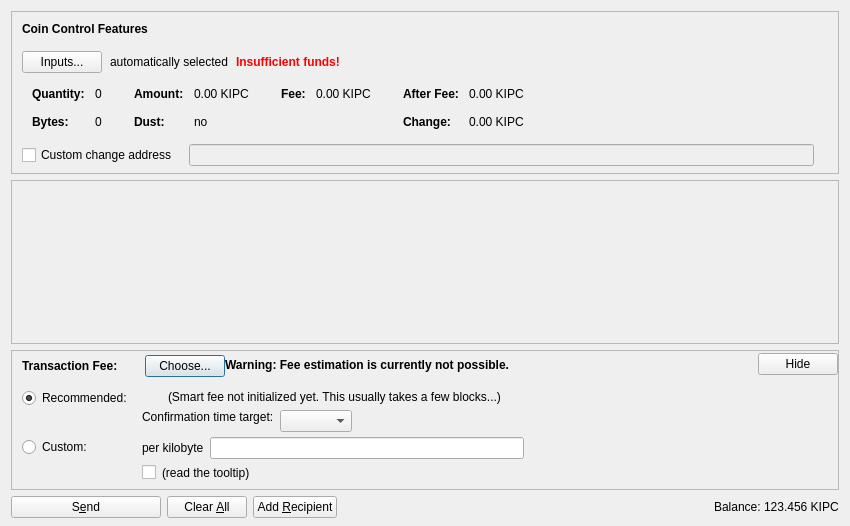
<?xml version="1.0" encoding="UTF-8"?>
<ui version="4.0">
 <class>SendCoinsDialog</class>
 <widget class="QDialog" name="SendCoinsDialog">
  <property name="geometry">
   <rect>
    <x>0</x>
    <y>0</y>
    <width>850</width>
    <height>526</height>
   </rect>
  </property>
  <property name="windowTitle">
   <string>Send Coins</string>
  </property>
  <layout class="QVBoxLayout" name="verticalLayout" stretch="0,1,0,0">
   <property name="bottomMargin">
    <number>8</number>
   </property>
   <item>
    <widget class="QFrame" name="frameCoinControl">
     <property name="sizePolicy">
      <sizepolicy hsizetype="Expanding" vsizetype="Expanding">
       <horstretch>0</horstretch>
       <verstretch>0</verstretch>
      </sizepolicy>
     </property>
     <property name="maximumSize">
      <size>
       <width>16777215</width>
       <height>16777215</height>
      </size>
     </property>
     <property name="frameShape">
      <enum>QFrame::StyledPanel</enum>
     </property>
     <property name="frameShadow">
      <enum>QFrame::Sunken</enum>
     </property>
     <layout class="QVBoxLayout" name="verticalLayoutCoinControl2">
      <property name="spacing">
       <number>0</number>
      </property>
      <property name="leftMargin">
       <number>0</number>
      </property>
      <property name="topMargin">
       <number>0</number>
      </property>
      <property name="rightMargin">
       <number>0</number>
      </property>
      <property name="bottomMargin">
       <number>6</number>
      </property>
      <item>
       <layout class="QVBoxLayout" name="verticalLayoutCoinControl" stretch="0,0,0,0,1">
        <property name="spacing">
         <number>0</number>
        </property>
        <property name="leftMargin">
         <number>10</number>
        </property>
        <property name="topMargin">
         <number>10</number>
        </property>
        <item>
         <layout class="QHBoxLayout" name="horizontalLayoutCoinControl1">
          <property name="bottomMargin">
           <number>15</number>
          </property>
          <item>
           <widget class="QLabel" name="labelCoinControlFeatures">
            <property name="sizePolicy">
             <sizepolicy hsizetype="Preferred" vsizetype="Maximum">
              <horstretch>0</horstretch>
              <verstretch>0</verstretch>
             </sizepolicy>
            </property>
            <property name="font">
             <font>
              <weight>75</weight>
              <bold>true</bold>
             </font>
            </property>
            <property name="styleSheet">
             <string notr="true">font-weight:bold;</string>
            </property>
            <property name="text">
             <string>Coin Control Features</string>
            </property>
           </widget>
          </item>
         </layout>
        </item>
        <item>
         <layout class="QHBoxLayout" name="horizontalLayoutCoinControl2" stretch="0,0,0,0">
          <property name="spacing">
           <number>8</number>
          </property>
          <property name="bottomMargin">
           <number>10</number>
          </property>
          <item>
           <widget class="QPushButton" name="pushButtonCoinControl">
            <property name="styleSheet">
             <string notr="true"/>
            </property>
            <property name="text">
             <string>Inputs...</string>
            </property>
            <property name="autoDefault">
             <bool>false</bool>
            </property>
           </widget>
          </item>
          <item>
           <widget class="QLabel" name="labelCoinControlAutomaticallySelected">
            <property name="text">
             <string>automatically selected</string>
            </property>
            <property name="margin">
             <number>5</number>
            </property>
           </widget>
          </item>
          <item>
           <widget class="QLabel" name="labelCoinControlInsuffFunds">
            <property name="font">
             <font>
              <weight>75</weight>
              <bold>true</bold>
             </font>
            </property>
            <property name="styleSheet">
             <string notr="true">color:red;font-weight:bold;</string>
            </property>
            <property name="text">
             <string>Insufficient funds!</string>
            </property>
            <property name="margin">
             <number>5</number>
            </property>
           </widget>
          </item>
          <item>
           <spacer name="horizontalSpacerCoinControl">
            <property name="orientation">
             <enum>Qt::Horizontal</enum>
            </property>
            <property name="sizeHint" stdset="0">
             <size>
              <width>40</width>
              <height>1</height>
             </size>
            </property>
           </spacer>
          </item>
         </layout>
        </item>
        <item>
         <widget class="QWidget" name="widgetCoinControl" native="true">
          <property name="sizePolicy">
           <sizepolicy hsizetype="Preferred" vsizetype="Preferred">
            <horstretch>0</horstretch>
            <verstretch>0</verstretch>
           </sizepolicy>
          </property>
          <property name="minimumSize">
           <size>
            <width>0</width>
            <height>0</height>
           </size>
          </property>
          <property name="styleSheet">
           <string notr="true"/>
          </property>
          <layout class="QHBoxLayout" name="horizontalLayoutCoinControl5">
           <property name="leftMargin">
            <number>0</number>
           </property>
           <property name="topMargin">
            <number>0</number>
           </property>
           <property name="rightMargin">
            <number>0</number>
           </property>
           <property name="bottomMargin">
            <number>0</number>
           </property>
           <item>
            <layout class="QHBoxLayout" name="horizontalLayoutCoinControl3" stretch="0,0,0,1">
             <property name="spacing">
              <number>20</number>
             </property>
             <property name="topMargin">
              <number>0</number>
             </property>
             <property name="bottomMargin">
              <number>10</number>
             </property>
             <item>
              <layout class="QFormLayout" name="formLayoutCoinControl1">
               <property name="horizontalSpacing">
                <number>10</number>
               </property>
               <property name="verticalSpacing">
                <number>14</number>
               </property>
               <property name="leftMargin">
                <number>10</number>
               </property>
               <property name="topMargin">
                <number>4</number>
               </property>
               <property name="rightMargin">
                <number>6</number>
               </property>
               <item row="0" column="0">
                <widget class="QLabel" name="labelCoinControlQuantityText">
                 <property name="font">
                  <font>
                   <weight>75</weight>
                   <bold>true</bold>
                  </font>
                 </property>
                 <property name="text">
                  <string>Quantity:</string>
                 </property>
                 <property name="margin">
                  <number>0</number>
                 </property>
                </widget>
               </item>
               <item row="0" column="1">
                <widget class="QLabel" name="labelCoinControlQuantity">
                 <property name="cursor">
                  <cursorShape>IBeamCursor</cursorShape>
                 </property>
                 <property name="contextMenuPolicy">
                  <enum>Qt::ActionsContextMenu</enum>
                 </property>
                 <property name="text">
                  <string notr="true">0</string>
                 </property>
                 <property name="margin">
                  <number>0</number>
                 </property>
                 <property name="textInteractionFlags">
                  <set>Qt::LinksAccessibleByMouse|Qt::TextSelectableByKeyboard|Qt::TextSelectableByMouse</set>
                 </property>
                </widget>
               </item>
               <item row="1" column="0">
                <widget class="QLabel" name="labelCoinControlBytesText">
                 <property name="font">
                  <font>
                   <weight>75</weight>
                   <bold>true</bold>
                  </font>
                 </property>
                 <property name="text">
                  <string>Bytes:</string>
                 </property>
                </widget>
               </item>
               <item row="1" column="1">
                <widget class="QLabel" name="labelCoinControlBytes">
                 <property name="cursor">
                  <cursorShape>IBeamCursor</cursorShape>
                 </property>
                 <property name="contextMenuPolicy">
                  <enum>Qt::ActionsContextMenu</enum>
                 </property>
                 <property name="text">
                  <string notr="true">0</string>
                 </property>
                 <property name="textInteractionFlags">
                  <set>Qt::LinksAccessibleByMouse|Qt::TextSelectableByKeyboard|Qt::TextSelectableByMouse</set>
                 </property>
                </widget>
               </item>
              </layout>
             </item>
             <item>
              <layout class="QFormLayout" name="formLayoutCoinControl2">
               <property name="horizontalSpacing">
                <number>10</number>
               </property>
               <property name="verticalSpacing">
                <number>14</number>
               </property>
               <property name="leftMargin">
                <number>6</number>
               </property>
               <property name="topMargin">
                <number>4</number>
               </property>
               <property name="rightMargin">
                <number>6</number>
               </property>
               <item row="0" column="0">
                <widget class="QLabel" name="labelCoinControlAmountText">
                 <property name="font">
                  <font>
                   <weight>75</weight>
                   <bold>true</bold>
                  </font>
                 </property>
                 <property name="text">
                  <string>Amount:</string>
                 </property>
                 <property name="margin">
                  <number>0</number>
                 </property>
                </widget>
               </item>
               <item row="0" column="1">
                <widget class="QLabel" name="labelCoinControlAmount">
                 <property name="cursor">
                  <cursorShape>IBeamCursor</cursorShape>
                 </property>
                 <property name="contextMenuPolicy">
                  <enum>Qt::ActionsContextMenu</enum>
                 </property>
                 <property name="text">
                  <string notr="true">0.00 KIPC</string>
                 </property>
                 <property name="textInteractionFlags">
                  <set>Qt::LinksAccessibleByMouse|Qt::TextSelectableByKeyboard|Qt::TextSelectableByMouse</set>
                 </property>
                </widget>
               </item>
               <item row="1" column="0">
                <widget class="QLabel" name="labelCoinControlLowOutputText">
                 <property name="font">
                  <font>
                   <weight>75</weight>
                   <bold>true</bold>
                  </font>
                 </property>
                 <property name="text">
                  <string>Dust:</string>
                 </property>
                </widget>
               </item>
               <item row="1" column="1">
                <widget class="QLabel" name="labelCoinControlLowOutput">
                 <property name="cursor">
                  <cursorShape>IBeamCursor</cursorShape>
                 </property>
                 <property name="contextMenuPolicy">
                  <enum>Qt::ActionsContextMenu</enum>
                 </property>
                 <property name="text">
                  <string notr="true">no</string>
                 </property>
                 <property name="textInteractionFlags">
                  <set>Qt::LinksAccessibleByMouse|Qt::TextSelectableByKeyboard|Qt::TextSelectableByMouse</set>
                 </property>
                </widget>
               </item>
              </layout>
             </item>
             <item>
              <layout class="QFormLayout" name="formLayoutCoinControl3">
               <property name="horizontalSpacing">
                <number>10</number>
               </property>
               <property name="verticalSpacing">
                <number>14</number>
               </property>
               <property name="leftMargin">
                <number>6</number>
               </property>
               <property name="topMargin">
                <number>4</number>
               </property>
               <property name="rightMargin">
                <number>6</number>
               </property>
               <item row="0" column="0">
                <widget class="QLabel" name="labelCoinControlFeeText">
                 <property name="font">
                  <font>
                   <weight>75</weight>
                   <bold>true</bold>
                  </font>
                 </property>
                 <property name="text">
                  <string>Fee:</string>
                 </property>
                 <property name="margin">
                  <number>0</number>
                 </property>
                </widget>
               </item>
               <item row="0" column="1">
                <widget class="QLabel" name="labelCoinControlFee">
                 <property name="cursor">
                  <cursorShape>IBeamCursor</cursorShape>
                 </property>
                 <property name="contextMenuPolicy">
                  <enum>Qt::ActionsContextMenu</enum>
                 </property>
                 <property name="text">
                  <string notr="true">0.00 KIPC</string>
                 </property>
                 <property name="textInteractionFlags">
                  <set>Qt::LinksAccessibleByMouse|Qt::TextSelectableByKeyboard|Qt::TextSelectableByMouse</set>
                 </property>
                </widget>
               </item>
              </layout>
             </item>
             <item>
              <layout class="QFormLayout" name="formLayoutCoinControl4">
               <property name="horizontalSpacing">
                <number>10</number>
               </property>
               <property name="verticalSpacing">
                <number>14</number>
               </property>
               <property name="leftMargin">
                <number>6</number>
               </property>
               <property name="topMargin">
                <number>4</number>
               </property>
               <property name="rightMargin">
                <number>6</number>
               </property>
               <item row="0" column="0">
                <widget class="QLabel" name="labelCoinControlAfterFeeText">
                 <property name="font">
                  <font>
                   <weight>75</weight>
                   <bold>true</bold>
                  </font>
                 </property>
                 <property name="text">
                  <string>After Fee:</string>
                 </property>
                 <property name="margin">
                  <number>0</number>
                 </property>
                </widget>
               </item>
               <item row="0" column="1">
                <widget class="QLabel" name="labelCoinControlAfterFee">
                 <property name="cursor">
                  <cursorShape>IBeamCursor</cursorShape>
                 </property>
                 <property name="contextMenuPolicy">
                  <enum>Qt::ActionsContextMenu</enum>
                 </property>
                 <property name="text">
                  <string notr="true">0.00 KIPC</string>
                 </property>
                 <property name="textInteractionFlags">
                  <set>Qt::LinksAccessibleByMouse|Qt::TextSelectableByKeyboard|Qt::TextSelectableByMouse</set>
                 </property>
                </widget>
               </item>
               <item row="1" column="0">
                <widget class="QLabel" name="labelCoinControlChangeText">
                 <property name="font">
                  <font>
                   <weight>75</weight>
                   <bold>true</bold>
                  </font>
                 </property>
                 <property name="text">
                  <string>Change:</string>
                 </property>
                </widget>
               </item>
               <item row="1" column="1">
                <widget class="QLabel" name="labelCoinControlChange">
                 <property name="cursor">
                  <cursorShape>IBeamCursor</cursorShape>
                 </property>
                 <property name="contextMenuPolicy">
                  <enum>Qt::ActionsContextMenu</enum>
                 </property>
                 <property name="text">
                  <string notr="true">0.00 KIPC</string>
                 </property>
                 <property name="textInteractionFlags">
                  <set>Qt::LinksAccessibleByMouse|Qt::TextSelectableByKeyboard|Qt::TextSelectableByMouse</set>
                 </property>
                </widget>
               </item>
              </layout>
             </item>
            </layout>
           </item>
          </layout>
         </widget>
        </item>
        <item>
         <layout class="QHBoxLayout" name="horizontalLayoutCoinControl4" stretch="0,0,0">
          <property name="spacing">
           <number>12</number>
          </property>
          <property name="sizeConstraint">
           <enum>QLayout::SetDefaultConstraint</enum>
          </property>
          <property name="topMargin">
           <number>5</number>
          </property>
          <property name="rightMargin">
           <number>5</number>
          </property>
          <item>
           <widget class="QCheckBox" name="checkBoxCoinControlChange">
            <property name="toolTip">
             <string>If this is activated, but the change address is empty or invalid, change will be sent to a newly generated address.</string>
            </property>
            <property name="text">
             <string>Custom change address</string>
            </property>
           </widget>
          </item>
          <item>
           <widget class="QValidatedLineEdit" name="lineEditCoinControlChange">
            <property name="enabled">
             <bool>false</bool>
            </property>
            <property name="sizePolicy">
             <sizepolicy hsizetype="Expanding" vsizetype="Fixed">
              <horstretch>0</horstretch>
              <verstretch>0</verstretch>
             </sizepolicy>
            </property>
           </widget>
          </item>
          <item>
           <widget class="QLabel" name="labelCoinControlChangeLabel">
            <property name="sizePolicy">
             <sizepolicy hsizetype="Preferred" vsizetype="Expanding">
              <horstretch>0</horstretch>
              <verstretch>0</verstretch>
             </sizepolicy>
            </property>
            <property name="minimumSize">
             <size>
              <width>0</width>
              <height>0</height>
             </size>
            </property>
            <property name="text">
             <string/>
            </property>
            <property name="margin">
             <number>3</number>
            </property>
           </widget>
          </item>
         </layout>
        </item>
        <item>
         <spacer name="verticalSpacerCoinControl">
          <property name="orientation">
           <enum>Qt::Vertical</enum>
          </property>
          <property name="sizeHint" stdset="0">
           <size>
            <width>800</width>
            <height>1</height>
           </size>
          </property>
         </spacer>
        </item>
       </layout>
      </item>
     </layout>
    </widget>
   </item>
   <item>
    <widget class="QScrollArea" name="scrollArea">
     <property name="widgetResizable">
      <bool>true</bool>
     </property>
     <widget class="QWidget" name="scrollAreaWidgetContents">
      <property name="geometry">
       <rect>
        <x>0</x>
        <y>0</y>
        <width>830</width>
        <height>104</height>
       </rect>
      </property>
      <layout class="QVBoxLayout" name="verticalLayout_2" stretch="0,1">
       <property name="leftMargin">
        <number>0</number>
       </property>
       <property name="topMargin">
        <number>0</number>
       </property>
       <property name="rightMargin">
        <number>0</number>
       </property>
       <property name="bottomMargin">
        <number>0</number>
       </property>
       <item>
        <layout class="QVBoxLayout" name="entries">
         <property name="spacing">
          <number>6</number>
         </property>
        </layout>
       </item>
       <item>
        <spacer name="verticalSpacer">
         <property name="orientation">
          <enum>Qt::Vertical</enum>
         </property>
         <property name="sizeHint" stdset="0">
          <size>
           <width>20</width>
           <height>40</height>
          </size>
         </property>
        </spacer>
       </item>
      </layout>
     </widget>
    </widget>
   </item>
   <item>
    <widget class="QFrame" name="frameFee">
     <property name="sizePolicy">
      <sizepolicy hsizetype="Expanding" vsizetype="Expanding">
       <horstretch>0</horstretch>
       <verstretch>0</verstretch>
      </sizepolicy>
     </property>
     <property name="maximumSize">
      <size>
       <width>16777215</width>
       <height>16777215</height>
      </size>
     </property>
     <property name="frameShape">
      <enum>QFrame::StyledPanel</enum>
     </property>
     <property name="frameShadow">
      <enum>QFrame::Sunken</enum>
     </property>
     <layout class="QVBoxLayout" name="verticalLayoutFee1">
      <property name="spacing">
       <number>0</number>
      </property>
      <property name="leftMargin">
       <number>0</number>
      </property>
      <property name="topMargin">
       <number>0</number>
      </property>
      <property name="rightMargin">
       <number>0</number>
      </property>
      <property name="bottomMargin">
       <number>0</number>
      </property>
      <item>
       <layout class="QVBoxLayout" name="verticalLayoutFee2" stretch="0,0,0">
        <property name="spacing">
         <number>0</number>
        </property>
        <property name="leftMargin">
         <number>10</number>
        </property>
        <property name="topMargin">
         <number>0</number>
        </property>
        <item>
         <layout class="QHBoxLayout" name="horizontalLayoutFee1">
          <property name="bottomMargin">
           <number>0</number>
          </property>
          <item>
           <layout class="QVBoxLayout" name="verticalLayoutFee7">
            <property name="spacing">
             <number>0</number>
            </property>
            <item>
             <spacer name="verticalSpacerSmartFee">
              <property name="orientation">
               <enum>Qt::Vertical</enum>
              </property>
              <property name="sizeType">
               <enum>QSizePolicy::Fixed</enum>
              </property>
              <property name="sizeHint" stdset="0">
               <size>
                <width>1</width>
                <height>4</height>
               </size>
              </property>
             </spacer>
            </item>
            <item>
             <layout class="QHBoxLayout" name="horizontalLayoutSmartFee">
              <property name="spacing">
               <number>10</number>
              </property>
              <item>
               <widget class="QLabel" name="labelFeeHeadline">
                <property name="sizePolicy">
                 <sizepolicy hsizetype="Preferred" vsizetype="Maximum">
                  <horstretch>0</horstretch>
                  <verstretch>0</verstretch>
                 </sizepolicy>
                </property>
                <property name="font">
                 <font>
                  <weight>75</weight>
                  <bold>true</bold>
                 </font>
                </property>
                <property name="styleSheet">
                 <string notr="true">font-weight:bold;</string>
                </property>
                <property name="text">
                 <string>Transaction Fee:</string>
                </property>
               </widget>
              </item>
              <item>
               <widget class="QLabel" name="labelFeeMinimized">
                <property name="text">
                 <string/>
                </property>
               </widget>
              </item>
              <item>
               <widget class="QPushButton" name="buttonChooseFee">
                <property name="text">
                 <string>Choose...</string>
                </property>
               </widget>
              </item>
             </layout>
            </item>
            <item>
             <spacer name="verticalSpacer_5">
              <property name="orientation">
               <enum>Qt::Vertical</enum>
              </property>
              <property name="sizeHint" stdset="0">
               <size>
                <width>1</width>
                <height>1</height>
               </size>
              </property>
             </spacer>
            </item>
           </layout>
          </item>
          <item>
           <widget class="QLabel" name="fallbackFeeWarningLabel">
            <property name="toolTip">
             <string>Using the fallbackfee can result in sending a transaction that will take several hours or days (or never) to confirm. Consider choosing your fee manually or wait until you have validated the complete chain.</string>
            </property>
            <property name="font">
            <font>
                <weight>75</weight>
                <bold>true</bold>
            </font>
            </property>
            <property name="text">
             <string>Warning: Fee estimation is currently not possible.</string>
            </property>
            <property name="wordWrap">
             <bool>false</bool>
            </property>
           </widget>
          </item>
          <item>
           <spacer name="horizontalSpacer_4">
            <property name="orientation">
             <enum>Qt::Horizontal</enum>
            </property>
            <property name="sizeType">
             <enum>QSizePolicy::MinimumExpanding</enum>
            </property>
            <property name="sizeHint" stdset="0">
             <size>
              <width>40</width>
              <height>20</height>
             </size>
            </property>
           </spacer>
          </item>
          <item>
           <widget class="QPushButton" name="buttonMinimizeFee">
            <property name="toolTip">
             <string>collapse fee-settings</string>
            </property>
            <property name="text">
             <string>Hide</string>
            </property>
           </widget>
          </item>
         </layout>
        </item>
        <item>
         <widget class="QFrame" name="frameFeeSelection">
          <layout class="QVBoxLayout" name="verticalLayoutFee12">
           <property name="spacing">
            <number>0</number>
           </property>
           <property name="leftMargin">
            <number>0</number>
           </property>
           <property name="topMargin">
            <number>0</number>
           </property>
           <property name="rightMargin">
            <number>0</number>
           </property>
           <property name="bottomMargin">
            <number>0</number>
           </property>
           <item>
            <layout class="QGridLayout" name="gridLayoutFee">
             <property name="topMargin">
              <number>10</number>
             </property>
             <property name="bottomMargin">
              <number>4</number>
             </property>
             <property name="horizontalSpacing">
              <number>10</number>
             </property>
             <property name="verticalSpacing">
              <number>4</number>
             </property>
             <item row="1" column="1">
              <layout class="QVBoxLayout" name="verticalLayoutFee8">
               <property name="spacing">
                <number>6</number>
               </property>
               <item>
                <layout class="QHBoxLayout" name="horizontalLayoutFee13">
                 <item>
                  <widget class="QLabel" name="labelCustomPerKilobyte">
                   <property name="toolTip">
                    <string>Specify a custom fee per kB (1,000 bytes) of the transaction's virtual size.

Note:  Since the fee is calculated on a per-byte basis, a fee of "100 satoshis per kB" for a transaction size of 500 bytes (half of 1 kB) would ultimately yield a fee of only 50 satoshis.</string>
                   </property>
                   <property name="text">
                    <string>per kilobyte</string>
                   </property>
                  </widget>
                 </item>
                 <item>
                  <widget class="BitcoinAmountField" name="customFee"/>
                 </item>
                 <item>
                  <spacer name="horizontalSpacer_6">
                   <property name="orientation">
                    <enum>Qt::Horizontal</enum>
                   </property>
                   <property name="sizeHint" stdset="0">
                    <size>
                     <width>1</width>
                     <height>1</height>
                    </size>
                   </property>
                  </spacer>
                 </item>
                </layout>
               </item>
               <item>
                <layout class="QHBoxLayout" name="horizontalLayoutFee8">
                 <item>
                  <widget class="QCheckBox" name="checkBoxMinimumFee">
                   <property name="toolTip">
                    <string>Paying only the minimum fee is just fine as long as there is less transaction volume than space in the blocks. But be aware that this can end up in a never confirming transaction once there is more demand for kipcoin transactions than the network can process.</string>
                   </property>
                   <property name="text">
                    <string/>
                   </property>
                  </widget>
                 </item>
                 <item>
                  <widget class="QLabel" name="labelMinFeeWarning">
                   <property name="enabled">
                    <bool>true</bool>
                   </property>
                   <property name="toolTip">
                    <string>Paying only the minimum fee is just fine as long as there is less transaction volume than space in the blocks. But be aware that this can end up in a never confirming transaction once there is more demand for kipcoin transactions than the network can process.</string>
                   </property>
                   <property name="text">
                    <string>(read the tooltip)</string>
                   </property>
                   <property name="margin">
                    <number>5</number>
                   </property>
                  </widget>
                 </item>
                 <item>
                  <spacer name="horizontalSpacer_2">
                   <property name="orientation">
                    <enum>Qt::Horizontal</enum>
                   </property>
                   <property name="sizeHint" stdset="0">
                    <size>
                     <width>1</width>
                     <height>1</height>
                    </size>
                   </property>
                  </spacer>
                 </item>
                </layout>
               </item>
              </layout>
             </item>
             <item row="0" column="0">
              <layout class="QVBoxLayout" name="verticalLayoutFee4" stretch="0,1">
               <item>
                <widget class="QRadioButton" name="radioSmartFee">
                 <property name="text">
                  <string>Recommended:</string>
                 </property>
                 <property name="checked">
                  <bool>true</bool>
                 </property>
                 <attribute name="buttonGroup">
                  <string notr="true">groupFee</string>
                 </attribute>
                </widget>
               </item>
               <item>
                <spacer name="verticalSpacer_2">
                 <property name="orientation">
                  <enum>Qt::Vertical</enum>
                 </property>
                 <property name="sizeHint" stdset="0">
                  <size>
                   <width>1</width>
                   <height>1</height>
                  </size>
                 </property>
                </spacer>
               </item>
              </layout>
             </item>
             <item row="1" column="0">
              <layout class="QVBoxLayout" name="verticalLayoutFee9" stretch="0,1">
               <item>
                <widget class="QRadioButton" name="radioCustomFee">
                 <property name="text">
                  <string>Custom:</string>
                 </property>
                 <attribute name="buttonGroup">
                  <string notr="true">groupFee</string>
                 </attribute>
                </widget>
               </item>
               <item>
                <spacer name="verticalSpacer_6">
                 <property name="orientation">
                  <enum>Qt::Vertical</enum>
                 </property>
                 <property name="sizeHint" stdset="0">
                  <size>
                   <width>1</width>
                   <height>1</height>
                  </size>
                 </property>
                </spacer>
               </item>
              </layout>
             </item>
             <item row="0" column="1">
              <layout class="QVBoxLayout" name="verticalLayoutFee3" stretch="0,0,1">
               <property name="spacing">
                <number>6</number>
               </property>
               <property name="topMargin">
                <number>2</number>
               </property>
               <item>
                <layout class="QHBoxLayout" name="horizontalLayoutFee12">
                 <item>
                  <widget class="QLabel" name="labelSmartFee">
                   <property name="text">
                    <string/>
                   </property>
                   <property name="margin">
                    <number>2</number>
                   </property>
                  </widget>
                 </item>
                 <item>
                  <widget class="QLabel" name="labelFeeEstimation">
                   <property name="text">
                    <string/>
                   </property>
                  </widget>
                 </item>
                 <item>
                  <widget class="QLabel" name="labelSmartFee2">
                   <property name="text">
                    <string>(Smart fee not initialized yet. This usually takes a few blocks...)</string>
                   </property>
                   <property name="margin">
                    <number>2</number>
                   </property>
                  </widget>
                 </item>
                 <item>
                  <spacer name="horizontalSpacer_5">
                   <property name="orientation">
                    <enum>Qt::Horizontal</enum>
                   </property>
                   <property name="sizeHint" stdset="0">
                    <size>
                     <width>1</width>
                     <height>1</height>
                    </size>
                   </property>
                  </spacer>
                 </item>
                </layout>
               </item>
               <item>
                <layout class="QHBoxLayout" name="horizontalLayoutFee9">
                 <item>
                  <layout class="QVBoxLayout" name="verticalLayoutFee6">
                   <item>
                    <widget class="QLabel" name="labelSmartFee3">
                     <property name="text">
                      <string>Confirmation time target:</string>
                     </property>
                     <property name="margin">
                      <number>2</number>
                     </property>
                    </widget>
                   </item>
                   <item>
                    <spacer name="verticalSpacer_3">
                     <property name="orientation">
                      <enum>Qt::Vertical</enum>
                     </property>
                     <property name="sizeHint" stdset="0">
                      <size>
                       <width>1</width>
                       <height>1</height>
                      </size>
                     </property>
                    </spacer>
                   </item>
                  </layout>
                 </item>
                 <item>
                  <layout class="QVBoxLayout" name="verticalLayoutFee5">
                   <property name="rightMargin">
                    <number>30</number>
                   </property>
                   <item>
                    <layout class="QHBoxLayout" name="horizontalLayoutConfTarget">
                     <property name="bottomMargin">
                      <number>0</number>
                     </property>
                     <item>
                      <widget class="QComboBox" name="confTargetSelector"/>
                     </item>
                     <item>
                      <spacer name="horizontalSpacerConfTarget">
                       <property name="orientation">
                        <enum>Qt::Horizontal</enum>
                       </property>
                       <property name="sizeHint" stdset="0">
                        <size>
                         <width>40</width>
                         <height>20</height>
                        </size>
                       </property>
                      </spacer>
                     </item>
                    </layout>
                   </item>
                  </layout>
                 </item>
                </layout>
               </item>
               <item>
                <spacer name="verticalSpacer_4">
                 <property name="orientation">
                  <enum>Qt::Vertical</enum>
                 </property>
                 <property name="sizeHint" stdset="0">
                  <size>
                   <width>1</width>
                   <height>1</height>
                  </size>
                 </property>
                </spacer>
               </item>
              </layout>
             </item>
            </layout>
           </item>
          </layout>
         </widget>
        </item>
        <item>
         <spacer name="verticalSpacerFee">
          <property name="orientation">
           <enum>Qt::Vertical</enum>
          </property>
          <property name="sizeHint" stdset="0">
           <size>
            <width>40</width>
            <height>5</height>
           </size>
          </property>
         </spacer>
        </item>
       </layout>
      </item>
     </layout>
    </widget>
   </item>
   <item>
    <layout class="QHBoxLayout" name="horizontalLayout">
     <item>
      <widget class="QPushButton" name="sendButton">
       <property name="minimumSize">
        <size>
         <width>150</width>
         <height>0</height>
        </size>
       </property>
       <property name="toolTip">
        <string>Confirm the send action</string>
       </property>
       <property name="text">
        <string>S&amp;end</string>
       </property>
       <property name="icon">
        <iconset resource="../bitcoin.qrc">
         <normaloff>:/icons/send</normaloff>:/icons/send</iconset>
       </property>
       <property name="autoDefault">
        <bool>false</bool>
       </property>
       <property name="default">
        <bool>false</bool>
       </property>
      </widget>
     </item>
     <item>
      <widget class="QPushButton" name="clearButton">
       <property name="sizePolicy">
        <sizepolicy hsizetype="Minimum" vsizetype="Fixed">
         <horstretch>0</horstretch>
         <verstretch>0</verstretch>
        </sizepolicy>
       </property>
       <property name="toolTip">
        <string>Clear all fields of the form.</string>
       </property>
       <property name="text">
        <string>Clear &amp;All</string>
       </property>
       <property name="icon">
        <iconset resource="../bitcoin.qrc">
         <normaloff>:/icons/remove</normaloff>:/icons/remove</iconset>
       </property>
       <property name="autoDefault">
        <bool>false</bool>
       </property>
      </widget>
     </item>
     <item>
      <widget class="QPushButton" name="addButton">
       <property name="toolTip">
        <string>Send to multiple recipients at once</string>
       </property>
       <property name="text">
        <string>Add &amp;Recipient</string>
       </property>
       <property name="icon">
        <iconset resource="../bitcoin.qrc">
         <normaloff>:/icons/add</normaloff>:/icons/add</iconset>
       </property>
       <property name="autoDefault">
        <bool>false</bool>
       </property>
      </widget>
     </item>
     <item>
      <spacer name="horizontalSpacer">
       <property name="orientation">
        <enum>Qt::Horizontal</enum>
       </property>
       <property name="sizeHint" stdset="0">
        <size>
         <width>40</width>
         <height>20</height>
        </size>
       </property>
      </spacer>
     </item>
     <item>
      <layout class="QHBoxLayout" name="horizontalLayout_2">
       <property name="spacing">
        <number>3</number>
       </property>
       <item>
        <widget class="QLabel" name="label">
         <property name="sizePolicy">
          <sizepolicy hsizetype="Preferred" vsizetype="Fixed">
           <horstretch>0</horstretch>
           <verstretch>0</verstretch>
          </sizepolicy>
         </property>
         <property name="text">
          <string>Balance:</string>
         </property>
        </widget>
       </item>
       <item>
        <widget class="QLabel" name="labelBalance">
         <property name="sizePolicy">
          <sizepolicy hsizetype="Preferred" vsizetype="Fixed">
           <horstretch>0</horstretch>
           <verstretch>0</verstretch>
          </sizepolicy>
         </property>
         <property name="cursor">
          <cursorShape>IBeamCursor</cursorShape>
         </property>
         <property name="text">
          <string notr="true">123.456 KIPC</string>
         </property>
         <property name="textInteractionFlags">
          <set>Qt::LinksAccessibleByMouse|Qt::TextSelectableByKeyboard|Qt::TextSelectableByMouse</set>
         </property>
        </widget>
       </item>
      </layout>
     </item>
    </layout>
   </item>
  </layout>
 </widget>
 <customwidgets>
  <customwidget>
   <class>QValidatedLineEdit</class>
   <extends>QLineEdit</extends>
   <header>qt/qvalidatedlineedit.h</header>
  </customwidget>
  <customwidget>
   <class>BitcoinAmountField</class>
   <extends>QLineEdit</extends>
   <header>qt/bitcoinamountfield.h</header>
   <container>1</container>
  </customwidget>
 </customwidgets>
 <resources>
  <include location="../bitcoin.qrc"/>
 </resources>
 <connections/>
 <buttongroups>
  <buttongroup name="groupFee"/>
 </buttongroups>
</ui>
